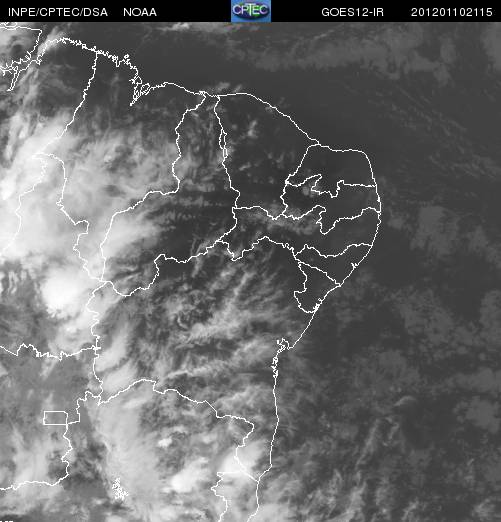
//> input picture nephos/src/3.png, 501 x 522 px
$ ./main   (built with g++ and OpenCV 4)
//> lines starting //> are read from the running program, lines starting //| are printed output that depends on the picture
/*
 * Author: Jonas
 * License: MIT
 * Date: Feb, 24th 2014
 */

#include <iostream>
#include <list>
#include <iterator>
#include <stdio.h>
#include <opencv2/opencv.hpp>

#define LOG

using namespace std;

void loadAlbum(list<cv::Mat> &album)
{
    cout << "Loading images to album" << endl;
    string images[] = {"3.png", "4.png", "5.png"};

    for(int i = 0; i < 3; i++)
    {
        //read images as grayscale cv::Mat
        album.push_back(cv::imread( images[i], 0));
//> album = 1 item
    }

    for (list<cv::Mat>::iterator it = album.begin(); it != album.end(); ++it)
    {
        if(!it->data){
            fprintf(stderr, "IO Exception :P\n");
        }
    }
//> this loop made 3 passes
}

void extractRoi(list<cv::Mat> &album)
{
    cout << "Extracting region of interest" << endl;
    //cv::Mat imageRoi = image(cv::Rect(0, 22, 501, 500));

    for (list<cv::Mat>::iterator image = album.begin(); image != album.end(); ++image)
    {
        cv::Mat roi = (*image)(cv::Rect(0, 22, 501, 500));
        *image = roi;
    }
}

void info(list<cv::Mat> &album){
    for (list<cv::Mat>::iterator it = album.begin(); it != album.end(); ++it)
    {
        cout << "Rows: " << it->rows << endl;
        cout << "Cols: " << it->cols << endl;
        cout << "Channels: " << it->channels() << endl;
    }
}

void showUp(list<cv::Mat> &album)
{
    for (list<cv::Mat>::iterator image = album.begin(); image != album.end(); ++image)
    {
        cv::namedWindow( "Display Image", CV_WINDOW_AUTOSIZE );
        cv::imshow( "Display Image", *image );
        cv::waitKey(0);
    }
}

void grayFilter(list<cv::Mat> &album)
{
    for (list<cv::Mat>::iterator image = album.begin(); image != album.end(); ++image)
    {
        cv::threshold(*image, *image, 81, 100, 4);
    }
}

int main(int argc, char** argv)
{
    list<cv::Mat> album;

    //load/read step I
    loadAlbum(album);
//> album = 3 items
    info(album);
//> the loop in info, `for (list<cv::Mat>::iterator it = album.begin(); it != album.end(); ++..` made 3 passes
//| Rows: 522
//| Cols: 501
//| Channels: 1
//| Rows: 522
//| Cols: 501
//| Channels: 1
//| Rows: 522
//| Cols: 501
//| Channels: 1
    cout << endl;
    extractRoi(album);
//> the loop in extractRoi, `for (list<cv::Mat>::iterator image = album.begin(); image != album.end..` made 3 passes
//> pass 1, in extractRoi, `cv::Mat roi = (*image)(cv::Rect(0, 22, 501, 500));`:
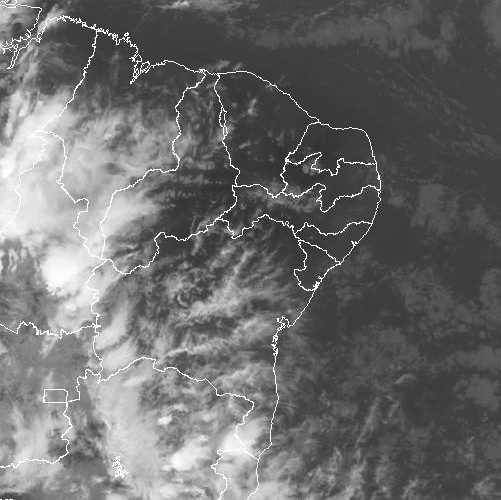
//> roi: 500 rows x 501 cols, CV_8UC1; min 10, max 255, mean 109.4
//> pass 2, in extractRoi, `cv::Mat roi = (*image)(cv::Rect(0, 22, 501, 500));`:
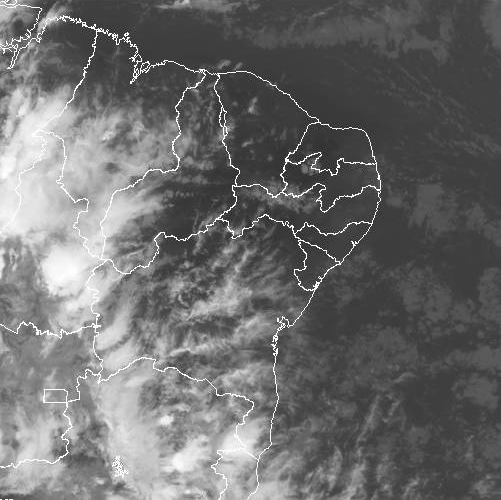
//> roi: 500 rows x 501 cols, CV_8UC1; min 6, max 255, mean 109.5
//> pass 3, in extractRoi, `cv::Mat roi = (*image)(cv::Rect(0, 22, 501, 500));`:
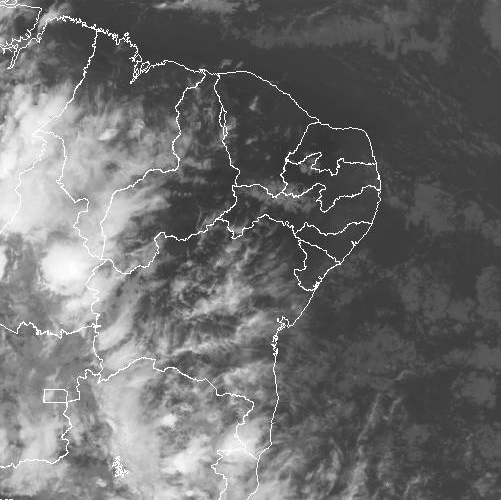
//> roi: 500 rows x 501 cols, CV_8UC1; min 5, max 255, mean 109.5
    info(album);
//> the loop in info (call 2), `for (list<cv::Mat>::iterator it = album.begin(); it != album.end(); ++..` made 3 passes
//| Rows: 500
//| Cols: 501
//| Channels: 1
//| Rows: 500
//| Cols: 501
//| Channels: 1
//| Rows: 500
//| Cols: 501
//| Channels: 1
    grayFilter(album);
//> the loop in grayFilter, `for (list<cv::Mat>::iterator image = album.begin(); image != album.end..` made 3 passes
    showUp(album);
//> the loop in showUp, `for (list<cv::Mat>::iterator image = album.begin(); image != album.end..` made 3 passes
//> pass 1, in showUp, `cv::imshow( "Display Image", *image );`:
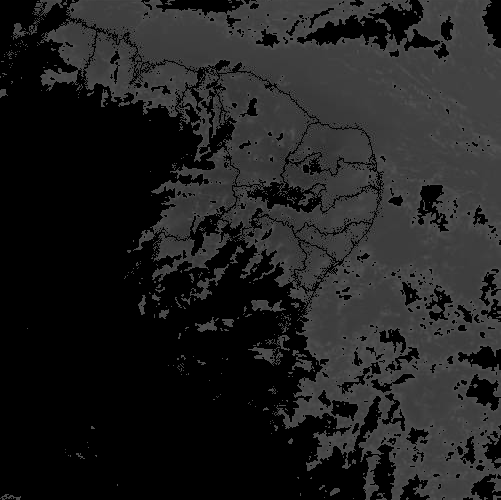
//> window 'Display Image': 500 rows x 501 cols, CV_8UC1; min 0, max 81, mean 32.1
//> pass 2, in showUp, `cv::imshow( "Display Image", *image );`:
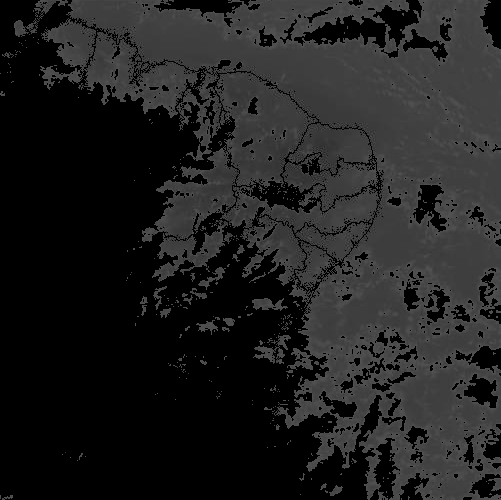
//> window 'Display Image': 500 rows x 501 cols, CV_8UC1; min 0, max 81, mean 32

     return 0;
}
